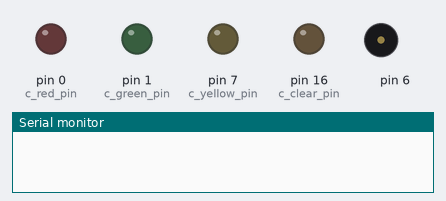
Bench run of a sketch on a simulated Arduino Leonardo, built with avr-gcc and run on an emulated ATmega32U4. Shown: output pins drawn as LEDs (lit = HIGH), buzzer (waves = sounding), the last lines printed to the serial monitor. Random numbers use the default seed unless the sketch sets one.

Above: at 0.1 s.
At 4.2 s:
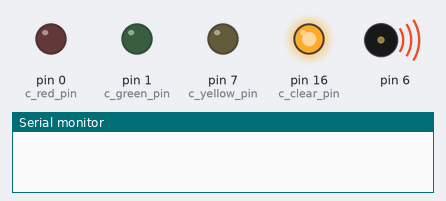
At 4.7 s:
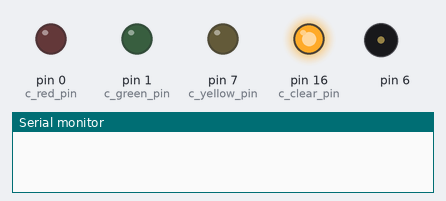
At 16.3 s:
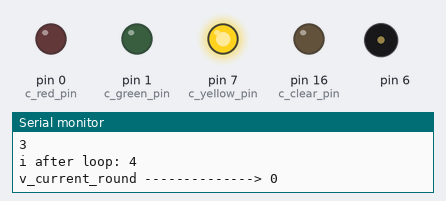
At 27.9 s:
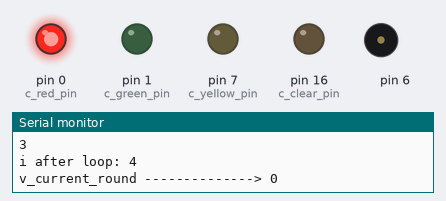
At 32.5 s:
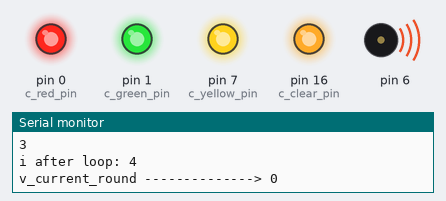
Timing chart, 0 to 40.0 s (numbered marks = the images above):
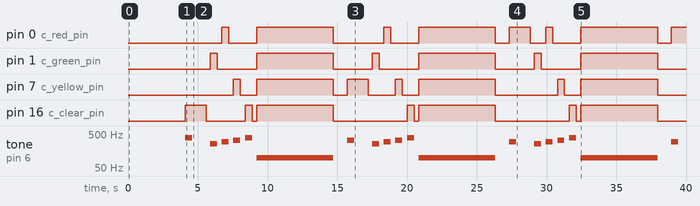

The sketch:

esploraSimonSays.ino
```cpp
/*
 Esplora Simon Says
 by winterSith
 */
#include <Esplora.h>

const int c_green = 1;
const int c_red = 2;
const int c_yellow = 3;
const int c_clear = 4;

const int c_green_pin = 1;
const int c_red_pin = 0;
const int c_yellow_pin = 7;
const int c_clear_pin = 16;

const int c_green_note = 262;
const int c_red_note = 294;
const int c_yellow_note = 330;
const int c_clear_note = 392;
const int c_error_note = 100;

const int c_max_rounds = 100;
int       v_current_round = 0;
int       v_playback_array[c_max_rounds];

boolean   v_player_turn = true;
boolean   v_playback_error = false;

// the setup function runs once when you press reset or power the board
void setup() {
  // initialize digital pins as output.
  pinMode(c_green_pin, OUTPUT);
  pinMode(c_red_pin, OUTPUT);
  pinMode(c_yellow_pin, OUTPUT);
  pinMode(c_clear_pin, OUTPUT);

  delay (4111);
  Serial.begin(9600);

  randomSeed(69);
}

// the loop function runs over and over again forever
void loop() {

  int i = 0;
  while (i <= c_max_rounds) {
     computer_play();
     human_play();
     if (!v_playback_error) {
         v_current_round++; }
     delay(1000);
     i++;
  }

}

///////////////////////////////////////////////////////////
// Functions Start Here                                  //
///////////////////////////////////////////////////////////
void human_play() {

  int i = 0;
  v_playback_error = false;
  v_player_turn = true;

  Serial.print("i before loop: ");
  Serial.println(i);
  Serial.print("v_current_round --------------> ");
  Serial.println(v_current_round);

  while (v_player_turn && !v_playback_error && i <= v_current_round) {

    check_green(v_playback_array, i);
    check_red(v_playback_array, i);
    check_yellow(v_playback_array, i);
    check_clear(v_playback_array, i);


  }

  Serial.print("i after loop: ");
  Serial.println(i);
  Serial.print("v_current_round --------------> ");
  Serial.println(v_current_round);

  if (v_playback_error) {
    digitalWrite(c_clear_pin, HIGH);
    digitalWrite(c_red_pin, HIGH);
    digitalWrite(c_green_pin, HIGH);
    digitalWrite(c_yellow_pin, HIGH);
    Esplora.tone(c_error_note);
    delay(5500);
    Esplora.noTone();
    digitalWrite(c_clear_pin, LOW);
    digitalWrite(c_red_pin, LOW);
    digitalWrite(c_green_pin, LOW);
    digitalWrite(c_yellow_pin, LOW);
    v_current_round = 0;
  }
}


void computer_play() {
   //Computer play

   int random_number = random(1,5);

   v_playback_array[v_current_round] = random_number;

   play_order(v_playback_array, v_current_round);

   Serial.print("random num ");
   Serial.println(random_number);
   Serial.print("Computer Play: v_playback_array = ");
   Serial.println(v_playback_array[v_current_round]);
   Serial.print("v_current_round= ");
   Serial.println(v_current_round);


}

void play_order(int p_play_order[], int p_how_many) {
  //Computer plays routine
    int i = 0;
    while (i <= p_how_many) {
          if (p_play_order[i] == c_green) {
            digitalWrite(c_green_pin, HIGH);   // turn the LED on (HIGH is the voltage level)
            Esplora.tone(c_green_note);
            delay(500);
            Esplora.noTone();
            delay(1000);
            digitalWrite(c_green_pin, LOW);
          }

          if (p_play_order[i] == c_red) {
            digitalWrite(c_red_pin, HIGH);   // turn the LED on (HIGH is the voltage level)
            Esplora.tone(c_red_note);
            delay(500);
            Esplora.noTone();
            delay(1000);
            digitalWrite(c_red_pin, LOW);
          }

          if (p_play_order[i] == c_yellow) {
            digitalWrite(c_yellow_pin, HIGH);   // turn the LED on (HIGH is the voltage level)
            Esplora.tone(c_yellow_note);
            delay(500);
            Esplora.noTone();
            delay(1000);
            digitalWrite(c_yellow_pin, LOW);
          }

          if (p_play_order[i] == c_clear) {
            digitalWrite(c_clear_pin, HIGH);   // turn the LED on (HIGH is the voltage level)
            Esplora.tone(c_clear_note);
            delay(500);
            Esplora.noTone();
            delay(1000);
            digitalWrite(c_clear_pin, LOW);
          }
          i++;
          delay(275);
   }
}

void check_green(int p_play_order[], int &p_check_me) {
  //Green LED

  if (Esplora.readButton(SWITCH_UP) == LOW) {
     digitalWrite(c_green_pin, HIGH);   // turn the LED on (HIGH is the voltage level)
     Esplora.tone(c_green_note);
     delay(500);
     Esplora.noTone();
     Serial.println("check green");
     Serial.println(p_check_me);
     digitalWrite(c_green_pin, LOW);
     if (p_play_order[p_check_me] != c_green) {
        v_player_turn = false;
        v_playback_error = true;
     }
     p_check_me++;
     delay(333);
  }
  else {
     digitalWrite(c_green_pin, LOW);    // turn the LED off by making the voltage LOW
  }
}

void check_red(int p_play_order[], int &p_check_me) {
  //RED LED

  if (Esplora.readButton(SWITCH_DOWN) == LOW) {
     digitalWrite(c_red_pin, HIGH);   // turn the LED on (HIGH is the voltage level)
     Esplora.tone(c_red_note);
     delay(500);
     Esplora.noTone();
     Serial.print("check red:  p_check me value:  ");
     Serial.println(p_check_me);
     Serial.print("p_play_order[p_check_me]: ");
     Serial.println(p_play_order[p_check_me]);
     digitalWrite(c_red_pin, LOW);
     if (p_play_order[p_check_me] != c_red) {
        v_player_turn = false;
        v_playback_error = true;
     }
     p_check_me++;
     delay(333);
  }
  else {
     digitalWrite(c_red_pin, LOW);    // turn the LED off by making the voltage LOW
  }
}

void check_yellow(int p_play_order[], int &p_check_me) {
  //Yellow LED
  if (Esplora.readButton(SWITCH_RIGHT) == LOW) {
     digitalWrite(c_yellow_pin, HIGH);   // turn the LED on (HIGH is the voltage level)
     Esplora.tone(c_yellow_note);
     Serial.println("check yellow");
     Serial.println(p_check_me);
     delay(500);
     Esplora.noTone();
     digitalWrite(c_yellow_pin, LOW);
     if (p_play_order[p_check_me] != c_yellow) {
        v_player_turn = false;
        v_playback_error = true;
     }
     p_check_me++;
     delay(333);
  }
  else {
     digitalWrite(c_yellow_pin, LOW);    // turn the LED off by making the voltage LOW
  }
}

void check_clear(int p_play_order[], int &p_check_me) {
  //clear LED
  if (Esplora.readButton(SWITCH_LEFT) == LOW) {
     digitalWrite(c_clear_pin, HIGH);   // turn the LED on (HIGH is the voltage level)
     Esplora.tone(c_clear_note);
     Serial.println("check clear");
     Serial.println(p_check_me);
     delay(500);
     Esplora.noTone();
     digitalWrite(c_clear_pin, LOW);
     if (p_play_order[p_check_me] != c_clear) {
        v_player_turn = false;
        v_playback_error = true;
     }
     p_check_me++;
     delay(333);
  }
  else {
     digitalWrite(c_clear_pin, LOW);    // turn the LED off by making the voltage LOW
  }
}
```

Measured:
- by itself, pin 0 (c_red_pin): LOW → HIGH at 6.7 s, → LOW 0.50 s later, → HIGH 2.0 s later, → LOW 5.5 s later, … (15 changes in this stretch)
- by itself, pin 1 (c_green_pin): repeats every 11.6 s: LOW 2.8 s, HIGH 5.5 s, LOW 2.8 s, HIGH 0.50 s
- by itself, pin 7 (c_yellow_pin): LOW → HIGH at 7.6 s, → LOW 0.50 s later, → HIGH 1.2 s later, → LOW 5.5 s later, … (14 changes in this stretch)
- by itself, pin 16 (c_clear_pin): LOW → HIGH at 4.1 s, → LOW 1.5 s later, → HIGH 2.8 s later, → LOW 0.50 s later, … (14 changes in this stretch)
- by itself, tone on pin 6: plays 392 Hz for 0.50 s, 262 Hz for 0.50 s, 294 Hz for 0.50 s, 330 Hz for 0.50 s, 392 Hz for 0.50 s, 100 Hz for 5.5 s … (19 notes in this stretch)
